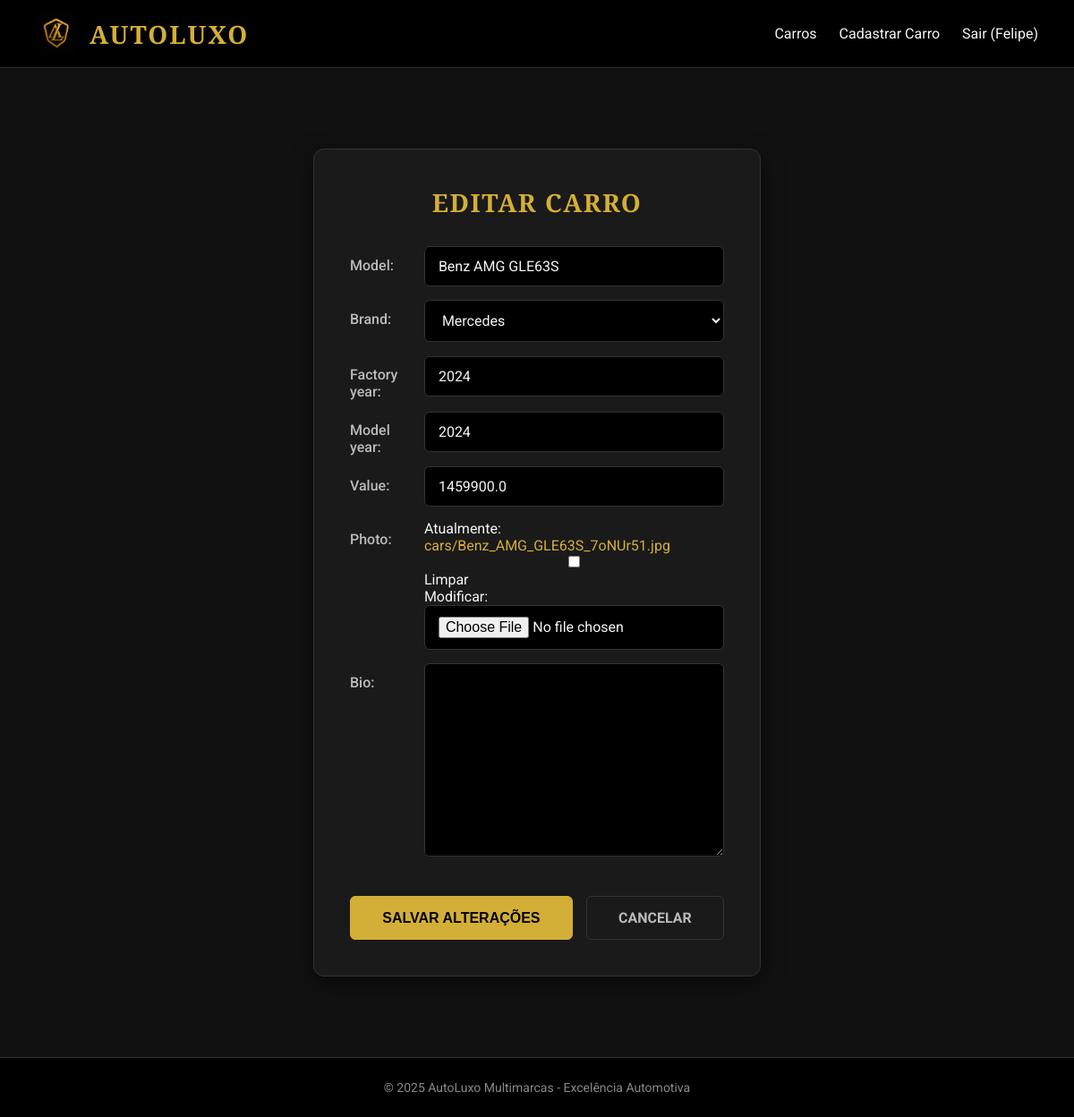
/car/21/update (signed in), run on the app's committed database.
### cars/models.py (models this page shows, shortened)
class Car(models.Model):
    model = models.CharField(max_length=200)
    brand = models.ForeignKey(Brand, on_delete=models.PROTECT, related_name='Car_brand')
    factory_year = models.IntegerField(blank=True, null=True)
    model_year = models.IntegerField(blank=True, null=True)
    value = models.FloatField(blank=True, null=True)
    photo = models.ImageField(upload_to='cars/', blank=True, null=True)
    bio = models.TextField(blank=True, null=True)

### cars/views.py (the view)
# urls.py: path('car/<int:pk>/update', CarUptadeView.as_view(), name='car_uptade'),
@method_decorator(login_required(login_url='login'), name='dispatch')
class CarUptadeView(UpdateView):
    model = Car
    form_class = CarModelForm
    template_name = 'car_uptade.html'
    success_url = '/cars/'

### cars/forms.py (shortened to what this page needs)
class CarModelForm(forms.ModelForm):
    class Meta:
        model = Car
        fields = '__all__'

### cars/models.py (called while the page is built)
    def __str__(self):
        return self.name

### cars/templates/car_uptade.html (shortened to what this page needs)
{% extends "base.html" %}
{% block content %}
<div class="form-container">
    <form method="post" enctype="multipart/form-data">
        <h1>Editar Carro</h1>
        <table>
            {{ form.as_table }}
        </table>
        <div class="action-buttons">
            <input type="submit" value="Salvar Alterações" class="btn btn-primary">
            <a href="{% url 'cars' %}" class="btn btn-secondary">Cancelar</a>
        </div>
    </form>
</div>
{% endblock %}

### app/templates/base.html (shortened to what this page needs)
{% load static %}
<!DOCTYPE html>
<html lang="pt-br">
<head>
    <link rel="stylesheet" href="{% static 'css/style.css' %}">
</head>
<body>
    <header>
        <div class="nav-container">
            <div class="logo">
                <a href="{% url 'cars' %}">
                    <img src="{% static 'images/image.png' %}" alt="Logo da AutoLuxo">
                    <h1>AutoLuxo</h1>
                </a>
            </div>
            <nav>
                <ul>
                    <li><a href="{% url 'cars' %}">Carros</a></li>
                    {% if user.is_authenticated %}
                    <li><a href="{% url 'new_car' %}">Cadastrar Carro</a></li>
                    <li><a href="{% url 'logout' %}">Sair ({{ user.username }})</a></li>
                    {% else %}
                    <li><a href="{% url 'register' %}">Cadastre-se</a></li>
                    <li><a href="{% url 'login' %}">Login</a></li>
                    {% endif %}
                </ul>
            </nav>
        </div>
    </header>
    <main>
        {% block content %}{% endblock %}
    </main>
    <footer>
        <p>&copy; 2025 AutoLuxo Multimarcas - Excelência Automotiva</p>
    </footer>
</body>
</html>

### app/static/css/style.css (style rules this page uses)
:root { --cor-preto-fundo: #111111; --cor-preto-card: #1a1a1a; --cor-dourado: #d4af37; --cor-dourado-hover: #b38e2e; --cor-branco-texto: #f5f5f5; --cor-cinza-texto: #bbb; --cor-borda: #333; --font-principal: 'Playfair Display', serif; --font-secundaria: 'Roboto', sans-serif; }
.action-buttons { display: flex; gap: 15px; }
.btn { flex-grow: 1; padding: 14px 20px; text-align: center; text-decoration: none; font-size: 16px; font-weight: bold; border-radius: 6px; text-transform: uppercase; transition: all 0.3s ease; cursor: pointer; }
.btn-primary { background-color: var(--cor-dourado); color: #000; border: 1px solid var(--cor-dourado); }
* { margin: 0; padding: 0; box-sizing: border-box; }
html, body { height: 100%; }
body { display: flex; flex-direction: column; font-family: var(--font-secundaria); background-color: var(--cor-preto-fundo); color: var(--cor-branco-texto); }
main { flex: 1; padding: 40px 20px; }
a { color: var(--cor-dourado); text-decoration: none; }
header { background-color: #000; padding: 15px 40px; border-bottom: 1px solid var(--cor-borda); }
.nav-container { display: flex; justify-content: space-between; align-items: center; max-width: 1400px; margin: 0 auto; }
.logo a { display: flex; align-items: center; gap: 15px; text-decoration: none; }
.logo img { height: 45px; width: auto; }
.logo h1 { font-family: var(--font-principal); color: var(--cor-dourado); font-size: 28px; letter-spacing: 2px; text-transform: uppercase; margin: 0; }
nav ul { list-style: none; display: flex; align-items: center; gap: 25px; }
nav ul li a { color: var(--cor-branco-texto); text-decoration: none; font-size: 16px; padding: 10px 0; position: relative; transition: color 0.3s ease; }
nav ul li a::after { content: ''; position: absolute; width: 0; height: 2px; bottom: 0; left: 0; background-color: var(--cor-dourado); transition: width 0.3s ease; }
.form-container { max-width: 500px; margin: 50px auto; background-color: var(--cor-preto-card); padding: 40px; border-radius: 12px; border: 1px solid var(--cor-borda); box-shadow: 0 8px 25px rgba(0, 0, 0, 0.5); }
footer { background-color: #000; color: #888; padding: 25px; text-align: center; font-size: 14px; border-top: 1px solid var(--cor-borda); }

### data on the page
Car: model "Benz AMG GLE63S", brand "Mercedes", factory_year "2024", model_year "2024", value "1459900.0"

### other printed values
{{ user.username }} "Felipe"
